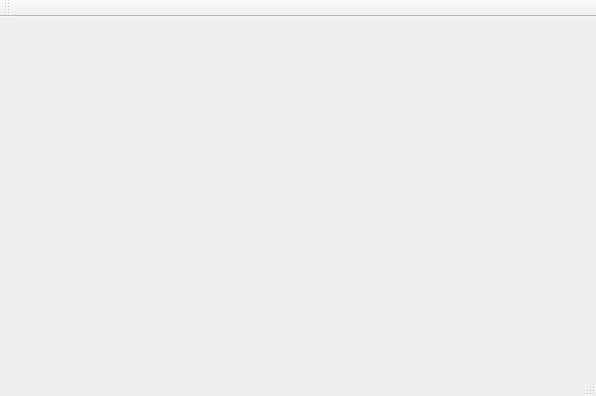
<?xml version="1.0" encoding="UTF-8"?>
<ui version="4.0">
 <class>MainWindow</class>
 <widget class="QMainWindow" name="MainWindow">
  <property name="enabled">
   <bool>false</bool>
  </property>
  <property name="geometry">
   <rect>
    <x>0</x>
    <y>0</y>
    <width>596</width>
    <height>396</height>
   </rect>
  </property>
  <property name="windowTitle">
   <string/>
  </property>
  <widget class="QWidget" name="centralWidget"/>
  <widget class="QMenuBar" name="menuBar">
   <property name="geometry">
    <rect>
     <x>0</x>
     <y>0</y>
     <width>596</width>
     <height>21</height>
    </rect>
   </property>
  </widget>
  <widget class="QToolBar" name="mainToolBar">
   <attribute name="toolBarArea">
    <enum>TopToolBarArea</enum>
   </attribute>
   <attribute name="toolBarBreak">
    <bool>false</bool>
   </attribute>
  </widget>
  <widget class="QStatusBar" name="statusBar"/>
 </widget>
 <layoutdefault spacing="6" margin="11"/>
 <resources/>
 <connections/>
 <slots>
  <slot>envio()</slot>
 </slots>
</ui>
